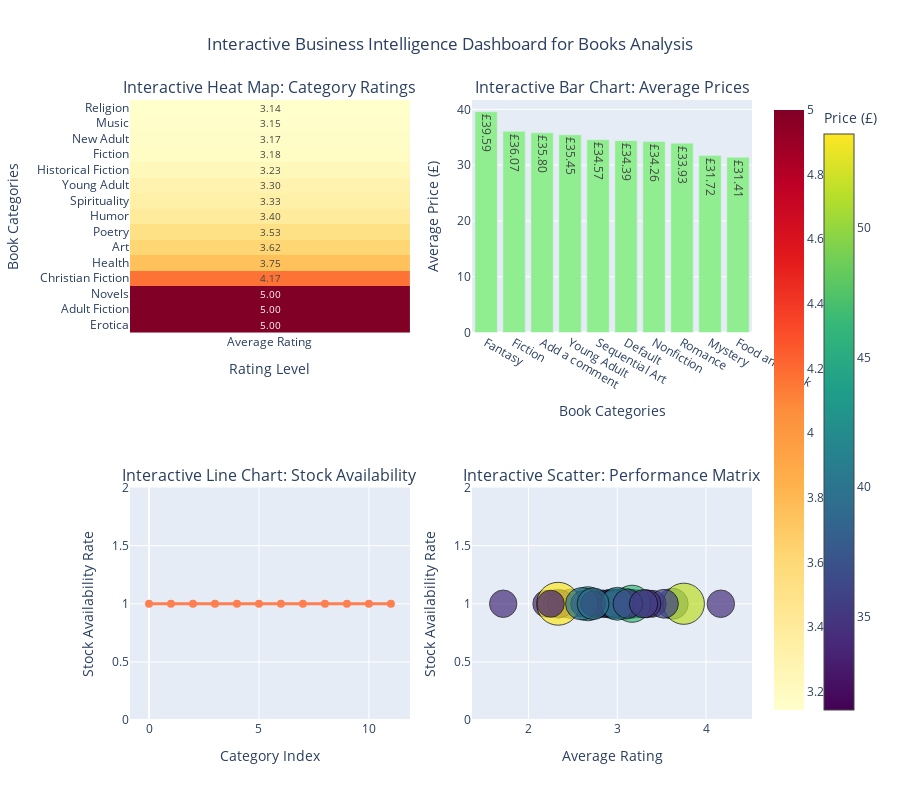
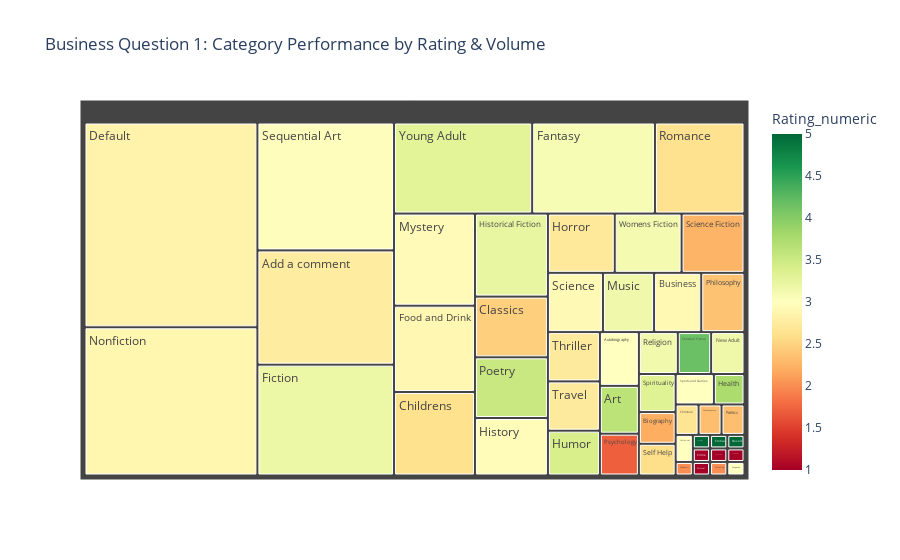
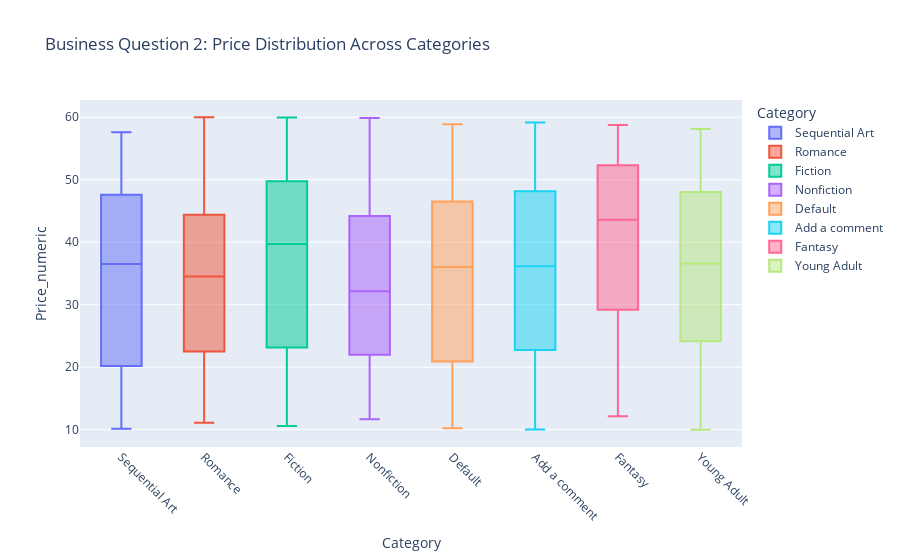
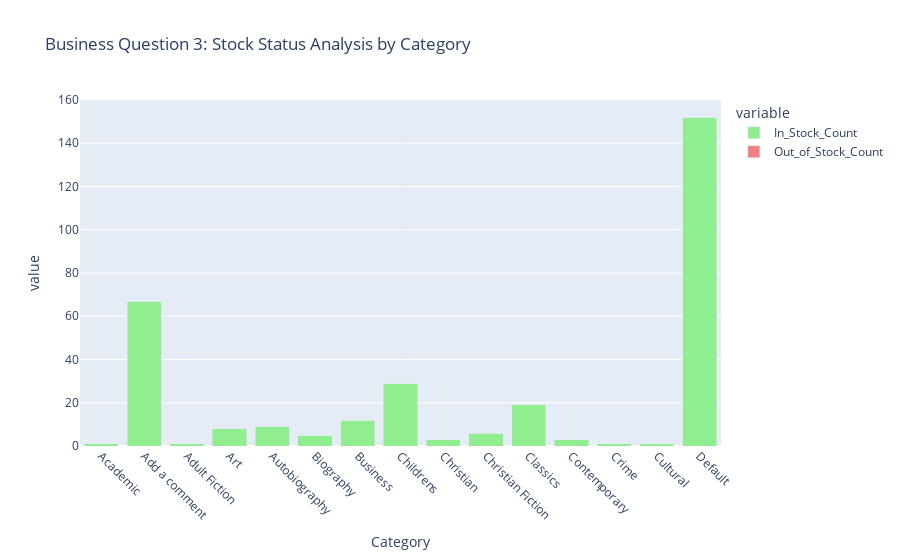

Here is the notebook cell these charts were saved with, in order:
### Markdown cell above
## Interactive Dashboard with Plotly

### Code cell
import plotly.express as px
import plotly.graph_objects as go
from plotly.subplots import make_subplots
import plotly.offline as pyo

def create_interactive_dashboard(df):
    """
    Create interactive dashboard using Plotly for better business insights
    """
    print("Creating Interactive Business Dashboard...")
    
    # Prepare data
    rating_map = {'One': 1, 'Two': 2, 'Three': 3, 'Four': 4, 'Five': 5}
    df['Rating_numeric'] = df['Rating'].map(rating_map).fillna(0)
    df['Price_numeric'] = df['Price'].str.replace('£', '').astype(float)
    df['In_Stock'] = df['Availability'].str.contains('In stock', na=False)
    
    # Create subplots
    fig = make_subplots(
        rows=2, cols=2,
        subplot_titles=[
            'Interactive Heat Map: Category Ratings',
            'Interactive Bar Chart: Average Prices', 
            'Interactive Line Chart: Stock Availability',
            'Interactive Scatter: Performance Matrix'
        ],
        specs=[[{"type": "heatmap"}, {"type": "bar"}],
               [{"type": "scatter"}, {"type": "scatter"}]]
    )
    
    # 1. Interactive Heatmap for Category Ratings
    category_ratings = df.groupby('Category')['Rating_numeric'].mean().sort_values(ascending=False).head(15)
    
    fig.add_trace(
        go.Heatmap(
            z=category_ratings.values.reshape(-1, 1),
            y=category_ratings.index,
            x=['Average Rating'],
            colorscale='YlOrRd',
            showscale=True,
            hoverongaps=False,
            text=[[f'{val:.2f}'] for val in category_ratings.values],
            texttemplate="%{text}",
            textfont={"size": 10}
        ),
        row=1, col=1
    )
    
    # 2. Interactive Bar Chart for Prices
    top_categories = df['Category'].value_counts().head(10).index
    df_top = df[df['Category'].isin(top_categories)]
    category_prices = df_top.groupby('Category')['Price_numeric'].mean().sort_values(ascending=False)
    
    fig.add_trace(
        go.Bar(
            x=category_prices.index,
            y=category_prices.values,
            name='Average Price',
            marker_color='lightgreen',
            text=[f'£{val:.2f}' for val in category_prices.values],
            textposition='auto'
        ),
        row=1, col=2
    )
    
    # 3. Interactive Line Chart for Stock Availability
    stock_rates = df.groupby('Category')['In_Stock'].mean().sort_values(ascending=False).head(12)
    
    fig.add_trace(
        go.Scatter(
            x=list(range(len(stock_rates))),
            y=stock_rates.values,
            mode='lines+markers',
            name='Stock Rate',
            line=dict(color='coral', width=3),
            marker=dict(size=8),
            text=[f'{cat}: {val:.2%}' for cat, val in zip(stock_rates.index, stock_rates.values)],
            hovertemplate='%{text}<extra></extra>'
        ),
        row=2, col=1
    )
    
    # 4. Interactive Performance Matrix
    category_matrix = df.groupby('Category').agg({
        'Rating_numeric': 'mean',
        'In_Stock': 'mean',
        'Price_numeric': 'mean',
        'Title': 'count'
    }).reset_index()
    
    # Filter categories with at least 3 books
    category_matrix = category_matrix[category_matrix['Title'] >= 3]
    
    fig.add_trace(
        go.Scatter(
            x=category_matrix['Rating_numeric'],
            y=category_matrix['In_Stock'],
            mode='markers',
            marker=dict(
                size=category_matrix['Price_numeric']*0.8,
                color=category_matrix['Price_numeric'],
                colorscale='Viridis',
                showscale=True,
                colorbar=dict(title="Price (£)", x=1.1),
                line=dict(width=1, color='black')
            ),
            text=category_matrix['Category'],
            name='Categories',
            hovertemplate='<b>%{text}</b><br>' +
                         'Rating: %{x:.2f}<br>' +
                         'Stock Rate: %{y:.2%}<br>' +
                         'Avg Price: £%{marker.color:.2f}<extra></extra>'
        ),
        row=2, col=2
    )
    
    # Update layout
    fig.update_layout(
        height=800,
        showlegend=False,
        title_text="Interactive Business Intelligence Dashboard for Books Analysis",
        title_x=0.5
    )
    
    # Update subplot titles and axes
    fig.update_xaxes(title_text="Rating Level", row=1, col=1)
    fig.update_yaxes(title_text="Book Categories", row=1, col=1)
    
    fig.update_xaxes(title_text="Book Categories", row=1, col=2)
    fig.update_yaxes(title_text="Average Price (£)", row=1, col=2)
    
    fig.update_xaxes(title_text="Category Index", row=2, col=1)
    fig.update_yaxes(title_text="Stock Availability Rate", row=2, col=1)
    
    fig.update_xaxes(title_text="Average Rating", row=2, col=2)
    fig.update_yaxes(title_text="Stock Availability Rate", row=2, col=2)
    
    fig.show()
    
    # Create separate detailed charts for each business question
    
    # Business Question 1: Detailed Category Performance
    fig1 = px.treemap(
        df.groupby('Category').agg({
            'Rating_numeric': 'mean',
            'Title': 'count'
        }).reset_index(),
        path=['Category'],
        values='Title',
        color='Rating_numeric',
        color_continuous_scale='RdYlGn',
        title='Business Question 1: Category Performance by Rating & Volume'
    )
    fig1.show()
    
    # Business Question 2: Price Analysis
    fig2 = px.box(
        df[df['Category'].isin(df['Category'].value_counts().head(8).index)],
        x='Category',
        y='Price_numeric',
        title='Business Question 2: Price Distribution Across Categories',
        color='Category'
    )
    fig2.update_xaxes(tickangle=45)
    fig2.show()
    
    # Business Question 3: Stock Analysis
    stock_summary = df.groupby('Category').agg({
        'In_Stock': ['count', 'sum']
    }).round(2)
    stock_summary.columns = ['Total_Books', 'In_Stock_Count']
    stock_summary['Out_of_Stock_Count'] = stock_summary['Total_Books'] - stock_summary['In_Stock_Count']
    stock_summary = stock_summary.reset_index()
    
    fig3 = px.bar(
        stock_summary.head(15),
        x='Category',
        y=['In_Stock_Count', 'Out_of_Stock_Count'],
        title='Business Question 3: Stock Status Analysis by Category',
        barmode='stack',
        color_discrete_map={'In_Stock_Count': 'lightgreen', 'Out_of_Stock_Count': 'lightcoral'}
    )
    fig3.update_xaxes(tickangle=45)
    fig3.show()
    
    return fig, fig1, fig2, fig3

# Execute interactive dashboard
if 'books_df_clean' in locals() and len(books_df_clean) > 0:
    dashboard_figs = create_interactive_dashboard(books_df_clean)
    print("Interactive dashboard created successfully!")
else:
    print("No cleaned data available for dashboard")

### Figure 1 — Plotly figure (JSON) as saved in the notebook; plotly's stock layout.template omitted (floating-point values rounded to 4 significant figures)
{"data": [{"colorscale": [[0, "rgb(255,255,204)"], [0.125, "rgb(255,237,160)"], [0.25, "rgb(254,217,118)"], [0.375, "rgb(254,178,76)"], [0.5, "rgb(253,141,60)"], [0.625, "rgb(252,78,42)"], [0.75, "rgb(227,26,28)"], [0.875, "rgb(189,0,38)"], [1, "rgb(128,0,38)"]], "hoverongaps": false, "showscale": true, "text": [["5.00"], ["5.00"], ["5.00"], ["4.17"], ["3.75"], ["3.62"], ["3.53"], ["3.40"], ["3.33"], ["3.30"], ["3.23"], ["3.18"], ["3.17"], ["3.15"], ["3.14"]], "textfont": {"size": 10}, "texttemplate": "%{text}", "type": "heatmap", "x": ["Average Rating"], "xaxis": "x", "y": ["Erotica", "Adult Fiction", "Novels", "Christian Fiction", "Health", "Art", "Poetry", "Humor", "Spirituality", "Young Adult", "Historical Fiction", "Fiction", "New Adult", "Music", "Religion"], "yaxis": "y", "z": [[5.0], [5.0], [5.0], [4.167], [3.75], [3.625], [3.526], [3.4], [3.333], [3.296], [3.231], [3.185], [3.167], [3.154], [3.143]]}, {"marker": {"color": "lightgreen"}, "name": "Average Price", "text": ["£39.59", "£36.07", "£35.80", "£35.45", "£34.57", "£34.39", "£34.26", "£33.93", "£31.72", "£31.41"], "textposition": "auto", "type": "bar", "x": ["Fantasy", "Fiction", "Add a comment", "Young Adult", "Sequential Art", "Default", "Nonfiction", "Romance", "Mystery", "Food and Drink"], "xaxis": "x2", "y": [39.59, 36.07, 35.8, 35.45, 34.57, 34.39, 34.26, 33.93, 31.72, 31.41], "yaxis": "y2"}, {"hovertemplate": "%{text}<extra></extra>", "line": {"color": "coral", "width": 3}, "marker": {"size": 8}, "mode": "lines+markers", "name": "Stock Rate", "text": ["Academic: 100.00%", "Romance: 100.00%", "New Adult: 100.00%", "Nonfiction: 100.00%", "Novels: 100.00%", "Paranormal: 100.00%", "Parenting: 100.00%", "Philosophy: 100.00%", "Poetry: 100.00%", "Politics: 100.00%", "Psychology: 100.00%", "Religion: 100.00%"], "type": "scatter", "x": [0, 1, 2, 3, 4, 5, 6, 7, 8, 9, 10, 11], "xaxis": "x3", "y": [1.0, 1.0, 1.0, 1.0, 1.0, 1.0, 1.0, 1.0, 1.0, 1.0, 1.0, 1.0], "yaxis": "y3"}, {"hovertemplate": "<b>%{text}</b><br>Rating: %{x:.2f}<br>Stock Rate: %{y:.2%}<br>Avg Price: £%{marker.color:.2f}<extra></extra>", "marker": {"color": [35.8, 38.52, 37.05, 33.66, 32.46, 32.64, 42.5, 34.38, 36.55, 36.2, 34.39, 39.59, 36.07, 31.41, 51.45, 33.64, 37.29, 35.95, 33.5, 35.64, 31.72, 46.38, 34.26, 33.56, 35.97, 53.61, 34.22, 32.57, 33.93, 33.09, 33.8, 40.62, 34.57, 35.1, 41.17, 31.43, 39.79, 36.79, 35.45], "colorbar": {"title": {"text": "Price (£)"}, "x": 1.1}, "colorscale": [[0, "#440154"], [0.1111, "#482878"], [0.2222, "#3e4989"], [0.3333, "#31688e"], [0.4444, "#26828e"], [0.5556, "#1f9e89"], [0.6667, "#35b779"], [0.7778, "#6ece58"], [0.8889, "#b5de2b"], [1, "#fde725"]], "line": {"color": "black", "width": 1}, "showscale": true, "size": [28.64, 30.82, 29.64, 26.93, 25.97, 26.11, 34.0, 27.51, 29.24, 28.96, 27.51, 31.68, 28.85, 25.13, 41.16, 26.92, 29.84, 28.76, 26.8, 28.51, 25.38, 37.11, 27.41, 26.85, 28.78, 42.89, 27.37, 26.05, 27.15, 26.47, 27.04, 32.5, 27.66, 28.08, 32.93, 25.15, 31.84, 29.43, 28.36]}, "mode": "markers", "name": "Categories", "text": ["Add a comment", "Art", "Autobiography", "Biography", "Business", "Childrens", "Christian", "Christian Fiction", "Classics", "Contemporary", "Default", "Fantasy", "Fiction", "Food and Drink", "Health", "Historical Fiction", "History", "Horror", "Humor", "Music", "Mystery", "New Adult", "Nonfiction", "Philosophy", "Poetry", "Politics", "Psychology", "Religion", "Romance", "Science", "Science Fiction", "Self Help", "Sequential Art", "Spirituality", "Sports and Games", "Thriller", "Travel", "Womens Fiction", "Young Adult"], "type": "scatter", "x": [2.761, 3.625, 3.0, 2.2, 2.917, 2.621, 2.667, 4.167, 2.474, 2.333, 2.836, 3.083, 3.185, 2.9, 3.75, 3.231, 2.944, 2.706, 3.4, 3.154, 2.938, 3.167, 2.882, 2.364, 3.526, 2.333, 1.714, 3.143, 2.629, 2.929, 2.25, 2.6, 2.973, 3.333, 3.0, 2.727, 2.727, 3.118, 3.296], "xaxis": "x4", "y": [1.0, 1.0, 1.0, 1.0, 1.0, 1.0, 1.0, 1.0, 1.0, 1.0, 1.0, 1.0, 1.0, 1.0, 1.0, 1.0, 1.0, 1.0, 1.0, 1.0, 1.0, 1.0, 1.0, 1.0, 1.0, 1.0, 1.0, 1.0, 1.0, 1.0, 1.0, 1.0, 1.0, 1.0, 1.0, 1.0, 1.0, 1.0, 1.0], "yaxis": "y4"}], "layout": {"annotations": [{"font": {"size": 16}, "showarrow": false, "text": "Interactive Heat Map: Category Ratings", "x": 0.225, "xanchor": "center", "xref": "paper", "y": 1, "yanchor": "bottom", "yref": "paper"}, {"font": {"size": 16}, "showarrow": false, "text": "Interactive Bar Chart: Average Prices", "x": 0.775, "xanchor": "center", "xref": "paper", "y": 1, "yanchor": "bottom", "yref": "paper"}, {"font": {"size": 16}, "showarrow": false, "text": "Interactive Line Chart: Stock Availability", "x": 0.225, "xanchor": "center", "xref": "paper", "y": 0.375, "yanchor": "bottom", "yref": "paper"}, {"font": {"size": 16}, "showarrow": false, "text": "Interactive Scatter: Performance Matrix", "x": 0.775, "xanchor": "center", "xref": "paper", "y": 0.375, "yanchor": "bottom", "yref": "paper"}], "height": 800, "showlegend": false, "title": {"text": "Interactive Business Intelligence Dashboard for Books Analysis", "x": 0.5}, "xaxis": {"anchor": "y", "domain": [0, 0.45], "title": {"text": "Rating Level"}}, "xaxis2": {"anchor": "y2", "domain": [0.55, 1], "title": {"text": "Book Categories"}}, "xaxis3": {"anchor": "y3", "domain": [0, 0.45], "title": {"text": "Category Index"}}, "xaxis4": {"anchor": "y4", "domain": [0.55, 1], "title": {"text": "Average Rating"}}, "yaxis": {"anchor": "x", "domain": [0.625, 1], "title": {"text": "Book Categories"}}, "yaxis2": {"anchor": "x2", "domain": [0.625, 1], "title": {"text": "Average Price (£)"}}, "yaxis3": {"anchor": "x3", "domain": [0, 0.375], "title": {"text": "Stock Availability Rate"}}, "yaxis4": {"anchor": "x4", "domain": [0, 0.375], "title": {"text": "Stock Availability Rate"}}}}

### Figure 2 — Plotly figure (JSON) as saved in the notebook; plotly's stock layout.template omitted (floating-point values rounded to 4 significant figures)
{"data": [{"branchvalues": "total", "customdata": [[2.0], [2.761], [5.0], [3.625], [3.0], [2.2], [2.917], [2.621], [2.667], [4.167], [2.474], [2.333], [1.0], [1.0], [2.836], [5.0], [3.083], [3.185], [2.9], [3.75], [3.0], [3.231], [2.944], [2.706], [3.4], [3.154], [2.938], [3.167], [2.882], [5.0], [1.0], [2.0], [2.364], [3.526], [2.333], [1.714], [3.143], [2.629], [2.929], [2.25], [2.6], [2.973], [1.0], [3.333], [3.0], [3.0], [2.727], [2.727], [3.118], [3.296]], "domain": {"x": [0, 1], "y": [0, 1]}, "hovertemplate": "labels=%{label}<br>Title=%{value}<br>parent=%{parent}<br>id=%{id}<br>Rating_numeric=%{color}<extra></extra>", "ids": ["Academic", "Add a comment", "Adult Fiction", "Art", "Autobiography", "Biography", "Business", "Childrens", "Christian", "Christian Fiction", "Classics", "Contemporary", "Crime", "Cultural", "Default", "Erotica", "Fantasy", "Fiction", "Food and Drink", "Health", "Historical", "Historical Fiction", "History", "Horror", "Humor", "Music", "Mystery", "New Adult", "Nonfiction", "Novels", "Paranormal", "Parenting", "Philosophy", "Poetry", "Politics", "Psychology", "Religion", "Romance", "Science", "Science Fiction", "Self Help", "Sequential Art", "Short Stories", "Spirituality", "Sports and Games", "Suspense", "Thriller", "Travel", "Womens Fiction", "Young Adult"], "labels": ["Academic", "Add a comment", "Adult Fiction", "Art", "Autobiography", "Biography", "Business", "Childrens", "Christian", "Christian Fiction", "Classics", "Contemporary", "Crime", "Cultural", "Default", "Erotica", "Fantasy", "Fiction", "Food and Drink", "Health", "Historical", "Historical Fiction", "History", "Horror", "Humor", "Music", "Mystery", "New Adult", "Nonfiction", "Novels", "Paranormal", "Parenting", "Philosophy", "Poetry", "Politics", "Psychology", "Religion", "Romance", "Science", "Science Fiction", "Self Help", "Sequential Art", "Short Stories", "Spirituality", "Sports and Games", "Suspense", "Thriller", "Travel", "Womens Fiction", "Young Adult"], "marker": {"coloraxis": "coloraxis", "colors": [2.0, 2.761, 5.0, 3.625, 3.0, 2.2, 2.917, 2.621, 2.667, 4.167, 2.474, 2.333, 1.0, 1.0, 2.836, 5.0, 3.083, 3.185, 2.9, 3.75, 3.0, 3.231, 2.944, 2.706, 3.4, 3.154, 2.938, 3.167, 2.882, 5.0, 1.0, 2.0, 2.364, 3.526, 2.333, 1.714, 3.143, 2.629, 2.929, 2.25, 2.6, 2.973, 1.0, 3.333, 3.0, 3.0, 2.727, 2.727, 3.118, 3.296]}, "name": "", "parents": ["", "", "", "", "", "", "", "", "", "", "", "", "", "", "", "", "", "", "", "", "", "", "", "", "", "", "", "", "", "", "", "", "", "", "", "", "", "", "", "", "", "", "", "", "", "", "", "", "", ""], "type": "treemap", "values": [1.0, 67.0, 1.0, 8.0, 9.0, 5.0, 12.0, 29.0, 3.0, 6.0, 19.0, 3.0, 1.0, 1.0, 152.0, 1.0, 48.0, 65.0, 30.0, 4.0, 2.0, 26.0, 18.0, 17.0, 10.0, 13.0, 32.0, 6.0, 110.0, 1.0, 1.0, 1.0, 11.0, 19.0, 3.0, 7.0, 7.0, 35.0, 14.0, 16.0, 5.0, 75.0, 1.0, 6.0, 5.0, 1.0, 11.0, 11.0, 17.0, 54.0]}], "layout": {"coloraxis": {"colorbar": {"title": {"text": "Rating_numeric"}}, "colorscale": [[0, "rgb(165,0,38)"], [0.1, "rgb(215,48,39)"], [0.2, "rgb(244,109,67)"], [0.3, "rgb(253,174,97)"], [0.4, "rgb(254,224,139)"], [0.5, "rgb(255,255,191)"], [0.6, "rgb(217,239,139)"], [0.7, "rgb(166,217,106)"], [0.8, "rgb(102,189,99)"], [0.9, "rgb(26,152,80)"], [1, "rgb(0,104,55)"]]}, "legend": {"tracegroupgap": 0}, "title": {"text": "Business Question 1: Category Performance by Rating & Volume"}}}

### Figure 3 — Plotly figure (JSON) as saved in the notebook; plotly's stock layout.template omitted (floating-point values rounded to 4 significant figures; data arrays with more than 128 entries replaced by an {"elided": "..."} marker saying what was removed)
{"data": [{"alignmentgroup": "True", "hovertemplate": "Category=%{x}<br>Price_numeric=%{y}<extra></extra>", "legendgroup": "Sequential Art", "marker": {"color": "#636efa"}, "name": "Sequential Art", "notched": false, "offsetgroup": "Sequential Art", "orientation": "v", "showlegend": true, "type": "box", "x": ["Sequential Art", "Sequential Art", "Sequential Art", "Sequential Art", "Sequential Art", "Sequential Art", "Sequential Art", "Sequential Art", "Sequential Art", "Sequential Art", "Sequential Art", "Sequential Art", "Sequential Art", "Sequential Art", "Sequential Art", "Sequential Art", "Sequential Art", "Sequential Art", "Sequential Art", "Sequential Art", "Sequential Art", "Sequential Art", "Sequential Art", "Sequential Art", "Sequential Art", "Sequential Art", "Sequential Art", "Sequential Art", "Sequential Art", "Sequential Art", "Sequential Art", "Sequential Art", "Sequential Art", "Sequential Art", "Sequential Art", "Sequential Art", "Sequential Art", "Sequential Art", "Sequential Art", "Sequential Art", "Sequential Art", "Sequential Art", "Sequential Art", "Sequential Art", "Sequential Art", "Sequential Art", "Sequential Art", "Sequential Art", "Sequential Art", "Sequential Art", "Sequential Art", "Sequential Art", "Sequential Art", "Sequential Art", "Sequential Art", "Sequential Art", "Sequential Art", "Sequential Art", "Sequential Art", "Sequential Art", "Sequential Art", "Sequential Art", "Sequential Art", "Sequential Art", "Sequential Art", "Sequential Art", "Sequential Art", "Sequential Art", "Sequential Art", "Sequential Art", "Sequential Art", "Sequential Art", "Sequential Art", "Sequential Art", "Sequential Art"], "x0": " ", "xaxis": "x", "y": [52.29, 16.28, 19.49, 38.16, 51.04, 50.4, 13.61, 18.97, 10.16, 15.44, 48.41, 46.91, 45.61, 19.92, 29.17, 54.63, 22.11, 51.99, 36.72, 17.08, 37.92, 33.14, 41.62, 36.5, 15.38, 37.34, 53.9, 25.38, 11.89, 35.43, 47.82, 25.48, 38.39, 51.51, 57.62, 32.01, 48.8, 10.9, 33.95, 14.1, 19.57, 20.96, 36.39, 16.33, 52.41, 27.88, 50.44, 14.41, 55.55, 21.57, 43.63, 39.13, 31.45, 42.72, 45.17, 49.31, 38.02, 54.81, 11.75, 11.64, 18.51, 36.52, 54.12, 10.64, 42.12, 28.48, 46.96, 21.71, 29.87, 39.39, 45.24, 56.76, 40.28, 34.65, 57.06], "y0": " ", "yaxis": "y"}, {"alignmentgroup": "True", "hovertemplate": "Category=%{x}<br>Price_numeric=%{y}<extra></extra>", "legendgroup": "Romance", "marker": {"color": "#EF553B"}, "name": "Romance", "notched": false, "offsetgroup": "Romance", "orientation": "v", "showlegend": true, "type": "box", "x": ["Romance", "Romance", "Romance", "Romance", "Romance", "Romance", "Romance", "Romance", "Romance", "Romance", "Romance", "Romance", "Romance", "Romance", "Romance", "Romance", "Romance", "Romance", "Romance", "Romance", "Romance", "Romance", "Romance", "Romance", "Romance", "Romance", "Romance", "Romance", "Romance", "Romance", "Romance", "Romance", "Romance", "Romance", "Romance"], "x0": " ", "xaxis": "x", "y": [25.27, 34.53, 33.97, 15.97, 21.96, 24.12, 55.99, 16.24, 35.61, 32.61, 28.82, 40.83, 53.98, 47.67, 14.75, 20.9, 31.3, 59.99, 12.87, 13.38, 56.43, 12.25, 45.43, 11.1, 27.41, 39.77, 48.71, 28.34, 38.92, 58.99, 34.74, 39.24, 47.09, 41.24, 37.26], "y0": " ", "yaxis": "y"}, {"alignmentgroup": "True", "hovertemplate": "Category=%{x}<br>Price_numeric=%{y}<extra></extra>", "legendgroup": "Fiction", "marker": {"color": "#00cc96"}, "name": "Fiction", "notched": false, "offsetgroup": "Fiction", "orientation": "v", "showlegend": true, "type": "box", "x": ["Fiction", "Fiction", "Fiction", "Fiction", "Fiction", "Fiction", "Fiction", "Fiction", "Fiction", "Fiction", "Fiction", "Fiction", "Fiction", "Fiction", "Fiction", "Fiction", "Fiction", "Fiction", "Fiction", "Fiction", "Fiction", "Fiction", "Fiction", "Fiction", "Fiction", "Fiction", "Fiction", "Fiction", "Fiction", "Fiction", "Fiction", "Fiction", "Fiction", "Fiction", "Fiction", "Fiction", "Fiction", "Fiction", "Fiction", "Fiction", "Fiction", "Fiction", "Fiction", "Fiction", "Fiction", "Fiction", "Fiction", "Fiction", "Fiction", "Fiction", "Fiction", "Fiction", "Fiction", "Fiction", "Fiction", "Fiction", "Fiction", "Fiction", "Fiction", "Fiction", "Fiction", "Fiction", "Fiction", "Fiction", "Fiction"], "x0": " ", "xaxis": "x", "y": [50.1, 47.61, 50.27, 17.27, 54.11, 21.04, 42.15, 51.36, 53.53, 27.88, 52.67, 25.85, 45.21, 26.41, 55.84, 41.56, 24.48, 28.9, 10.6, 27.09, 14.39, 11.21, 25.01, 17.03, 39.72, 46.29, 56.54, 59.45, 13.34, 45.14, 16.34, 48.48, 28.03, 51.15, 58.54, 21.96, 42.78, 40.2, 49.67, 19.02, 40.32, 24.73, 45.56, 44.58, 34.22, 59.98, 58.0, 26.58, 23.21, 26.26, 27.41, 52.51, 22.96, 22.1, 12.47, 44.97, 41.0, 49.13, 22.11, 16.78, 51.96, 12.34, 30.66, 57.2, 39.07], "y0": " ", "yaxis": "y"}, {"alignmentgroup": "True", "hovertemplate": "Category=%{x}<br>Price_numeric=%{y}<extra></extra>", "legendgroup": "Nonfiction", "marker": {"color": "#ab63fa"}, "name": "Nonfiction", "notched": false, "offsetgroup": "Nonfiction", "orientation": "v", "showlegend": true, "type": "box", "x": ["Nonfiction", "Nonfiction", "Nonfiction", "Nonfiction", "Nonfiction", "Nonfiction", "Nonfiction", "Nonfiction", "Nonfiction", "Nonfiction", "Nonfiction", "Nonfiction", "Nonfiction", "Nonfiction", "Nonfiction", "Nonfiction", "Nonfiction", "Nonfiction", "Nonfiction", "Nonfiction", "Nonfiction", "Nonfiction", "Nonfiction", "Nonfiction", "Nonfiction", "Nonfiction", "Nonfiction", "Nonfiction", "Nonfiction", "Nonfiction", "Nonfiction", "Nonfiction", "Nonfiction", "Nonfiction", "Nonfiction", "Nonfiction", "Nonfiction", "Nonfiction", "Nonfiction", "Nonfiction", "Nonfiction", "Nonfiction", "Nonfiction", "Nonfiction", "Nonfiction", "Nonfiction", "Nonfiction", "Nonfiction", "Nonfiction", "Nonfiction", "Nonfiction", "Nonfiction", "Nonfiction", "Nonfiction", "Nonfiction", "Nonfiction", "Nonfiction", "Nonfiction", "Nonfiction", "Nonfiction", "Nonfiction", "Nonfiction", "Nonfiction", "Nonfiction", "Nonfiction", "Nonfiction", "Nonfiction", "Nonfiction", "Nonfiction", "Nonfiction", "Nonfiction", "Nonfiction", "Nonfiction", "Nonfiction", "Nonfiction", "Nonfiction", "Nonfiction", "Nonfiction", "Nonfiction", "Nonfiction", "Nonfiction", "Nonfiction", "Nonfiction", "Nonfiction", "Nonfiction", "Nonfiction", "Nonfiction", "Nonfiction", "Nonfiction", "Nonfiction", "Nonfiction", "Nonfiction", "Nonfiction", "Nonfiction", "Nonfiction", "Nonfiction", "Nonfiction", "Nonfiction", "Nonfiction", "Nonfiction", "Nonfiction", "Nonfiction", "Nonfiction", "Nonfiction", "Nonfiction", "Nonfiction", "Nonfiction", "Nonfiction", "Nonfiction", "Nonfiction"], "x0": " ", "xaxis": "x", "y": [40.3, 31.05, 26.41, 23.11, 44.18, 31.12, 16.77, 37.13, 56.06, 41.83, 19.83, 22.0, 54.35, 29.14, 30.81, 43.54, 38.21, 17.24, 38.49, 12.23, 19.43, 30.8, 27.43, 12.51, 38.2, 19.6, 43.04, 17.43, 15.77, 45.58, 21.95, 29.14, 26.79, 58.79, 15.06, 51.75, 37.8, 49.32, 56.37, 27.06, 33.26, 59.9, 21.21, 41.46, 11.68, 16.89, 19.53, 24.57, 35.92, 34.06, 17.76, 39.36, 28.45, 38.89, 21.82, 29.48, 25.06, 12.55, 44.21, 19.22, 56.91, 55.06, 13.2, 45.13, 46.64, 59.45, 49.98, 42.14, 48.67, 25.15, 31.63, 32.35, 38.71, 16.81, 28.23, 27.8, 31.95, 50.66, 58.09, 30.0, 53.51, 37.25, 36.74, 49.51, 41.67, 14.16, 40.17, 13.51, 57.83, 22.2, 45.11, 42.38, 56.7, 28.85, 28.88, 26.66, 15.28, 51.32, 27.35, 21.74, 40.87, 56.58, 30.48, 11.89, 34.0, 57.42, 57.82, 41.56, 14.4, 51.32], "y0": " ", "yaxis": "y"}, {"alignmentgroup": "True", "hovertemplate": "Category=%{x}<br>Price_numeric=%{y}<extra></extra>", "legendgroup": "Default", "marker": {"color": "#FFA15A"}, "name": "Default", "notched": false, "offsetgroup": "Default", "orientation": "v", "showlegend": true, "type": "box", "x": {"elided": "152 str values"}, "x0": " ", "xaxis": "x", "y": {"elided": "152 float values"}, "y0": " ", "yaxis": "y"}, {"alignmentgroup": "True", "hovertemplate": "Category=%{x}<br>Price_numeric=%{y}<extra></extra>", "legendgroup": "Add a comment", "marker": {"color": "#19d3f3"}, "name": "Add a comment", "notched": false, "offsetgroup": "Add a comment", "orientation": "v", "showlegend": true, "type": "box", "x": ["Add a comment", "Add a comment", "Add a comment", "Add a comment", "Add a comment", "Add a comment", "Add a comment", "Add a comment", "Add a comment", "Add a comment", "Add a comment", "Add a comment", "Add a comment", "Add a comment", "Add a comment", "Add a comment", "Add a comment", "Add a comment", "Add a comment", "Add a comment", "Add a comment", "Add a comment", "Add a comment", "Add a comment", "Add a comment", "Add a comment", "Add a comment", "Add a comment", "Add a comment", "Add a comment", "Add a comment", "Add a comment", "Add a comment", "Add a comment", "Add a comment", "Add a comment", "Add a comment", "Add a comment", "Add a comment", "Add a comment", "Add a comment", "Add a comment", "Add a comment", "Add a comment", "Add a comment", "Add a comment", "Add a comment", "Add a comment", "Add a comment", "Add a comment", "Add a comment", "Add a comment", "Add a comment", "Add a comment", "Add a comment", "Add a comment", "Add a comment", "Add a comment", "Add a comment", "Add a comment", "Add a comment", "Add a comment", "Add a comment", "Add a comment", "Add a comment", "Add a comment", "Add a comment"], "x0": " ", "xaxis": "x", "y": [19.09, 23.89, 40.76, 14.07, 53.9, 29.06, 28.26, 25.91, 37.4, 40.67, 48.78, 37.61, 22.13, 20.29, 34.2, 56.48, 40.79, 55.51, 37.86, 26.2, 59.15, 11.88, 15.71, 48.27, 58.05, 50.49, 35.79, 16.24, 35.67, 20.12, 57.43, 37.05, 43.27, 18.77, 46.85, 19.27, 48.51, 56.59, 30.57, 22.37, 42.27, 46.42, 10.79, 10.02, 34.77, 37.19, 47.8, 57.48, 22.13, 41.32, 24.55, 47.84, 53.71, 52.33, 46.29, 50.11, 34.98, 21.28, 36.17, 50.96, 31.38, 33.78, 29.64, 54.43, 16.16, 14.76, 24.89], "y0": " ", "yaxis": "y"}, {"alignmentgroup": "True", "hovertemplate": "Category=%{x}<br>Price_numeric=%{y}<extra></extra>", "legendgroup": "Fantasy", "marker": {"color": "#FF6692"}, "name": "Fantasy", "notched": false, "offsetgroup": "Fantasy", "orientation": "v", "showlegend": true, "type": "box", "x": ["Fantasy", "Fantasy", "Fantasy", "Fantasy", "Fantasy", "Fantasy", "Fantasy", "Fantasy", "Fantasy", "Fantasy", "Fantasy", "Fantasy", "Fantasy", "Fantasy", "Fantasy", "Fantasy", "Fantasy", "Fantasy", "Fantasy", "Fantasy", "Fantasy", "Fantasy", "Fantasy", "Fantasy", "Fantasy", "Fantasy", "Fantasy", "Fantasy", "Fantasy", "Fantasy", "Fantasy", "Fantasy", "Fantasy", "Fantasy", "Fantasy", "Fantasy", "Fantasy", "Fantasy", "Fantasy", "Fantasy", "Fantasy", "Fantasy", "Fantasy", "Fantasy", "Fantasy", "Fantasy", "Fantasy", "Fantasy"], "x0": " ", "xaxis": "x", "y": [18.78, 25.02, 13.34, 56.4, 43.29, 28.09, 52.37, 35.07, 44.28, 42.98, 46.02, 52.26, 44.73, 29.65, 37.51, 56.02, 38.73, 32.3, 56.63, 39.61, 12.16, 44.81, 57.74, 56.0, 45.51, 17.21, 52.11, 46.08, 49.45, 31.63, 48.75, 14.74, 58.64, 24.72, 55.46, 44.07, 43.87, 56.02, 22.06, 31.22, 53.82, 36.25, 29.38, 13.33, 21.72, 28.99, 52.94, 58.75], "y0": " ", "yaxis": "y"}, {"alignmentgroup": "True", "hovertemplate": "Category=%{x}<br>Price_numeric=%{y}<extra></extra>", "legendgroup": "Young Adult", "marker": {"color": "#B6E880"}, "name": "Young Adult", "notched": false, "offsetgroup": "Young Adult", "orientation": "v", "showlegend": true, "type": "box", "x": ["Young Adult", "Young Adult", "Young Adult", "Young Adult", "Young Adult", "Young Adult", "Young Adult", "Young Adult", "Young Adult", "Young Adult", "Young Adult", "Young Adult", "Young Adult", "Young Adult", "Young Adult", "Young Adult", "Young Adult", "Young Adult", "Young Adult", "Young Adult", "Young Adult", "Young Adult", "Young Adult", "Young Adult", "Young Adult", "Young Adult", "Young Adult", "Young Adult", "Young Adult", "Young Adult", "Young Adult", "Young Adult", "Young Adult", "Young Adult", "Young Adult", "Young Adult", "Young Adult", "Young Adult", "Young Adult", "Young Adult", "Young Adult", "Young Adult", "Young Adult", "Young Adult", "Young Adult", "Young Adult", "Young Adult", "Young Adult", "Young Adult", "Young Adult", "Young Adult", "Young Adult", "Young Adult", "Young Adult"], "x0": " ", "xaxis": "x", "y": [22.65, 17.46, 45.22, 14.86, 28.81, 28.13, 43.55, 38.28, 48.56, 29.99, 14.36, 46.31, 27.12, 35.35, 40.36, 55.35, 50.83, 58.14, 14.44, 48.05, 54.65, 51.34, 54.4, 33.23, 28.93, 36.39, 55.65, 50.35, 50.96, 47.31, 41.73, 14.64, 11.33, 41.81, 23.63, 15.52, 48.13, 10.0, 24.17, 32.36, 32.74, 44.92, 29.64, 14.57, 43.69, 53.04, 42.21, 26.09, 21.12, 36.83, 12.86, 53.47, 27.89, 40.83], "y0": " ", "yaxis": "y"}], "layout": {"boxmode": "overlay", "legend": {"title": {"text": "Category"}, "tracegroupgap": 0}, "title": {"text": "Business Question 2: Price Distribution Across Categories"}, "xaxis": {"anchor": "y", "categoryarray": ["Sequential Art", "Romance", "Fiction", "Nonfiction", "Default", "Add a comment", "Fantasy", "Young Adult"], "categoryorder": "array", "domain": [0, 1], "tickangle": 45, "title": {"text": "Category"}}, "yaxis": {"anchor": "x", "domain": [0, 1], "title": {"text": "Price_numeric"}}}}

### Figure 4 — Plotly figure (JSON) as saved in the notebook; plotly's stock layout.template omitted (floating-point values rounded to 4 significant figures)
{"data": [{"hovertemplate": "variable=In_Stock_Count<br>Category=%{x}<br>value=%{y}<extra></extra>", "legendgroup": "In_Stock_Count", "marker": {"color": "lightgreen", "pattern": {"shape": ""}}, "name": "In_Stock_Count", "orientation": "v", "showlegend": true, "textposition": "auto", "type": "bar", "x": ["Academic", "Add a comment", "Adult Fiction", "Art", "Autobiography", "Biography", "Business", "Childrens", "Christian", "Christian Fiction", "Classics", "Contemporary", "Crime", "Cultural", "Default"], "xaxis": "x", "y": [1, 67, 1, 8, 9, 5, 12, 29, 3, 6, 19, 3, 1, 1, 152], "yaxis": "y"}, {"hovertemplate": "variable=Out_of_Stock_Count<br>Category=%{x}<br>value=%{y}<extra></extra>", "legendgroup": "Out_of_Stock_Count", "marker": {"color": "lightcoral", "pattern": {"shape": ""}}, "name": "Out_of_Stock_Count", "orientation": "v", "showlegend": true, "textposition": "auto", "type": "bar", "x": ["Academic", "Add a comment", "Adult Fiction", "Art", "Autobiography", "Biography", "Business", "Childrens", "Christian", "Christian Fiction", "Classics", "Contemporary", "Crime", "Cultural", "Default"], "xaxis": "x", "y": [0, 0, 0, 0, 0, 0, 0, 0, 0, 0, 0, 0, 0, 0, 0], "yaxis": "y"}], "layout": {"barmode": "stack", "legend": {"title": {"text": "variable"}, "tracegroupgap": 0}, "title": {"text": "Business Question 3: Stock Status Analysis by Category"}, "xaxis": {"anchor": "y", "domain": [0, 1], "tickangle": 45, "title": {"text": "Category"}}, "yaxis": {"anchor": "x", "domain": [0, 1], "title": {"text": "value"}}}}
